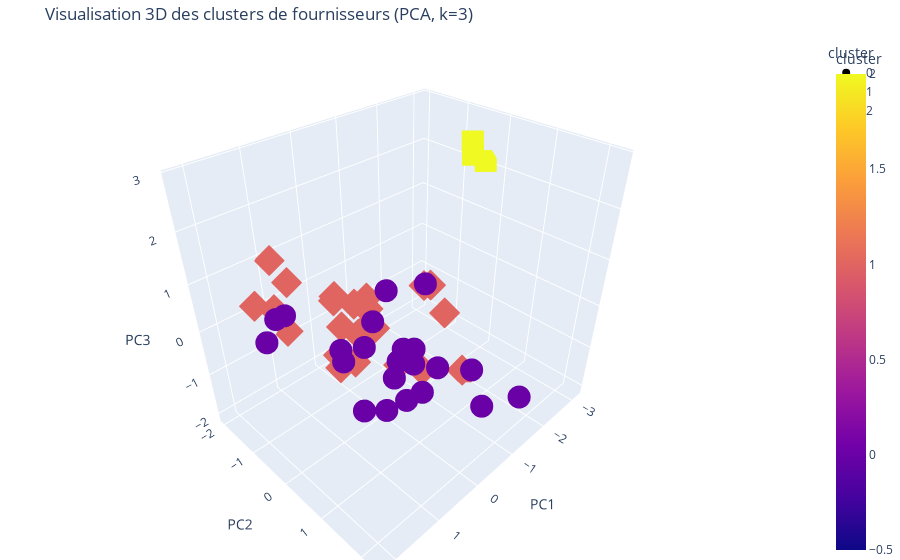

This figure's notebook cell:
### Markdown cell above
### Interprétation : Clusters de fournisseurs par K-Means (k=3)

Ce nuage de points visualise trois clusters de fournisseurs (0, 1, 2) basés sur leur **Fiabilité** (axe X) et leur **Délai Observé Moyen en jours** (axe Y). Les gros points turquoise (Cluster 2) représentent les centroïdes de ce cluster, ou les fournisseurs eux-mêmes si ce cluster est très petit.

**Analyse des Clusters :**

1.  **Cluster 0 (Orange) : Fiables mais plus lents**
    *   **Fiabilité :** Généralement élevée (principalement > 0.8).
    *   **Délai :** Variable, mais tend à être moyen à long (7 à 9+ jours).
    *   *Profil :* Fournisseurs sur lesquels on peut compter, mais avec des délais de livraison potentiellement plus longs.

2.  **Cluster 1 (Violet) : Moins fiables, délais variables**
    *   **Fiabilité :** Généralement faible à moyenne (principalement entre 0.5 et 0.7).
    *   **Délai :** Assez variable (6.5 à 9 jours).
    *   *Profil :* Fournisseurs présentant un risque plus élevé en termes de respect des engagements, avec des délais de livraison hétérogènes.

3.  **Cluster 2 (Turquoise - gros points) : Performants moyens et constants (petit groupe)**
    *   **Fiabilité :** Moyenne (entre ~0.5 et ~0.75).
    *   **Délai :** Relativement constant et moyen (autour de 8 jours).
    *   *Profil :* Petit groupe de fournisseurs aux performances moyennes et prévisibles sur ces deux critères. Leur taille plus importante sur le graphique pourrait indiquer un volume d'affaires plus conséquent ou qu'ils sont les centroïdes du cluster.

**Synthèse :**
Le K-Means a segmenté les fournisseurs en :
*   Un groupe de **fournisseurs fiables mais potentiellement lents** (Orange).
*   Un groupe de **fournisseurs moins fiables aux délais variables** (Violet).
*   Un petit groupe de **fournisseurs aux performances moyennes et constantes** (Turquoise).
Cette segmentation permet d'adapter les stratégies d'approvisionnement en fonction du profil de risque et des besoins en délai.

### Code cell
# --- 2. PCA POUR VISUALISATION 3D INTERACTIVE AVEC PLOTLY EXPRESS ---
print("\nPréparation de la visualisation 3D des clusters avec PCA...")
pca = PCA(n_components=3, random_state=42)
X_pca = pca.fit_transform(X_scaled)

pca_df = pd.DataFrame(data=X_pca, columns=['PC1', 'PC2', 'PC3'], index=supplier_feature.index)
pca_df['cluster'] = supplier_feature['cluster_kmeans']
pca_df['nom_fournisseur'] = supplier_feature['nom_fournisseur']
# Add other features for hover information if desired
for feature in features_for_clustering:
    pca_df[feature] = supplier_feature[feature]

print("Affichage du scatter plot 3D interactif des clusters (PCA)...")
fig_pca_3d = px.scatter_3d(pca_df,
                            x='PC1',
                            y='PC2',
                            z='PC3',
                            color='cluster',  # Color by cluster
                            symbol='cluster', # Different symbol for each cluster
                            hover_name='nom_fournisseur', # Show supplier name on hover
                            hover_data=features_for_clustering, # Show original features on hover
                            title=f"Visualisation 3D des clusters de fournisseurs (PCA, k={optimal_k})")
fig_pca_3d.update_layout(margin=dict(l=0, r=0, b=0, t=40)) # Adjust layout
fig_pca_3d.show()

### Figure 1 — Plotly figure (JSON) as saved in the notebook; plotly's stock layout.template omitted (floating-point values rounded to 4 significant figures)
{"data": [{"customdata": [[0.84, 10.0, 8.9, 14400.0, 40.0], [0.86, 9.0, 7.911, 16170.0, 551.0], [0.85, 10.0, 8.414, 14940.0, 29.0], [0.9, 9.0, 8.733, 16430.0, 30.0], [0.98, 3.0, 7.969, 17490.0, 509.0], [1.0, 11.0, 7.829, 14530.0, 485.0], [0.84, 7.0, 7.514, 15360.0, 35.0], [0.91, 7.0, 8.611, 10400.0, 36.0], [0.92, 11.0, 7.722, 10420.0, 36.0], [0.87, 11.0, 8.784, 15100.0, 37.0], [0.88, 9.0, 7.769, 10580.0, 39.0], [0.83, 9.0, 7.865, 12550.0, 37.0], [0.88, 12.0, 7.484, 10150.0, 31.0], [0.92, 12.0, 7.73, 19610.0, 37.0], [0.9, 7.0, 9.0, 14190.0, 33.0], [0.97, 10.0, 7.19, 19060.0, 42.0], [0.98, 6.0, 7.074, 15590.0, 27.0], [0.76, 13.0, 7.9, 14440.0, 40.0], [0.75, 4.0, 8.853, 9504.0, 34.0], [0.9, 14.0, 7.406, 17120.0, 32.0], [0.85, 9.0, 8.114, 11340.0, 44.0], [0.7, 10.0, 8.513, 15220.0, 39.0]], "hovertemplate": "<b>%{hovertext}</b><br><br>cluster=%{marker.color}<br>PC1=%{x}<br>PC2=%{y}<br>PC3=%{z}<br>fiabilite=%{customdata[0]}<br>delai_moyen_livraison_specifique=%{customdata[1]}<br>delai_livraison_observe_moyen=%{customdata[2]}<br>montant_moyen_par_achat=%{customdata[3]}<br>nombre_achats=%{customdata[4]}<extra></extra>", "hovertext": ["Lecomte et Fils", "Morvan", "Germain et Fils", "Carlier", "Pelletier", "Lucas", "Gautier", "Guillon", "Guérin", "Leduc", "Langlois Vallée SA", "Albert", "Da Silva", "Techer SA", "Laine", "Moreau Dubois S.A.S.", "Laurent Boyer S.A.R.L.", "Rocher", "Caron", "Klein SA", "Lopes", "Duhamel"], "legendgroup": "0", "marker": {"color": [0, 0, 0, 0, 0, 0, 0, 0, 0, 0, 0, 0, 0, 0, 0, 0, 0, 0, 0, 0, 0, 0], "coloraxis": "coloraxis", "symbol": "circle"}, "mode": "markers", "name": "0", "scene": "scene", "showlegend": true, "type": "scatter3d", "x": [0.3562, 0.1683, 0.6429, 0.5026, -0.6448, 1.072, 0.4003, -0.08098, 1.198, 0.7448, 0.6331, 0.5147, 1.386, 1.774, -0.1335, 1.728, 0.8476, 1.194, -1.358, 2.185, 0.4072, 0.1278], "y": [1.681, 0.3389, 1.096, 1.308, 0.4541, 1.006, -0.007799, 2.272, 1.403, 1.537, 1.276, 0.8678, 1.089, -0.2355, 1.972, -0.5851, -0.1026, 0.4013, 2.162, -0.1667, 1.414, 0.6909], "z": [0.3125, 1.027, 0.2609, 0.5569, 0.8318, 1.234, -0.2388, -0.4115, -0.2151, 0.5393, -0.4767, -0.3242, -0.3168, 1.06, 0.1439, 0.7774, -0.09757, 0.1629, -1.156, 0.8032, -0.3548, -0.0264]}, {"customdata": [[0.57, 9.0, 8.312, 18930.0, 32.0], [0.65, 13.0, 7.048, 19360.0, 42.0], [0.68, 8.0, 7.6, 16090.0, 40.0], [0.61, 9.0, 6.381, 15950.0, 21.0], [0.5, 3.0, 8.0, 9758.0, 35.0], [0.65, 5.0, 7.333, 16370.0, 30.0], [0.51, 7.0, 7.03, 15900.0, 33.0], [0.87, 5.0, 7.469, 20470.0, 32.0], [0.57, 8.0, 6.872, 11840.0, 39.0], [0.88, 3.0, 7.606, 19580.0, 33.0], [0.81, 6.0, 7.0, 22250.0, 38.0], [0.54, 10.0, 7.0, 12920.0, 36.0], [0.7, 6.0, 7.519, 12460.0, 27.0], [0.7, 4.0, 7.512, 11360.0, 41.0], [0.53, 4.0, 8.906, 18070.0, 32.0], [0.67, 14.0, 7.591, 19260.0, 44.0], [0.56, 6.0, 7.571, 16040.0, 35.0], [0.54, 8.0, 8.739, 11630.0, 46.0], [0.65, 9.0, 7.974, 20480.0, 38.0], [0.54, 10.0, 8.265, 19400.0, 34.0], [0.53, 4.0, 7.634, 19550.0, 41.0], [0.54, 4.0, 8.15, 16700.0, 468.0], [0.65, 4.0, 8.006, 16710.0, 487.0], [0.62, 13.0, 7.528, 12760.0, 36.0], [0.64, 11.0, 7.757, 24500.0, 37.0]], "hovertemplate": "<b>%{hovertext}</b><br><br>cluster=%{marker.color}<br>PC1=%{x}<br>PC2=%{y}<br>PC3=%{z}<br>fiabilite=%{customdata[0]}<br>delai_moyen_livraison_specifique=%{customdata[1]}<br>delai_livraison_observe_moyen=%{customdata[2]}<br>montant_moyen_par_achat=%{customdata[3]}<br>nombre_achats=%{customdata[4]}<extra></extra>", "hovertext": ["Philippe", "Blanc", "Jean", "Fischer", "Leblanc", "Renault", "Morel", "Bodin", "Baudry", "Petitjean Andre SA", "Bourdon", "Rodrigues Payet S.A.R.L.", "Delaunay", "Faure S.A.R.L.", "Munoz SA", "Mercier Dupuy S.A.S.", "Bertrand S.A.", "Charles SARL", "Fabre SA", "Lemaître De Sousa SA", "Lagarde", "Roche", "Lecomte", "Godard SA", "Carlier SA"], "legendgroup": "1", "marker": {"color": [1, 1, 1, 1, 1, 1, 1, 1, 1, 1, 1, 1, 1, 1, 1, 1, 1, 1, 1, 1, 1, 1, 1, 1, 1], "coloraxis": "coloraxis", "symbol": "diamond"}, "mode": "markers", "name": "1", "scene": "scene", "showlegend": true, "type": "scatter3d", "x": [-0.2416, 1.433, 0.09391, 0.6557, -1.954, -0.4874, -0.3896, 0.3037, -0.0893, -0.1853, 0.605, 0.2257, -0.3589, -0.8369, -1.724, 1.453, -0.6865, -1.05, 0.2194, -0.08696, -1.095, -1.883, -1.493, 0.8608, 0.8708], "y": [-0.6041, -1.734, -0.5255, -2.002, 0.4278, -0.9913, -1.634, -0.9128, -0.8722, -0.601, -1.907, -0.996, 0.07802, 0.245, -0.003266, -1.061, -0.9409, 1.065, -0.9999, -0.8178, -1.627, -0.5444, -0.363, -0.1201, -1.961], "z": [-0.03369, 0.3022, -0.404, -0.8401, -2.054, -0.8285, -1.102, 0.2671, -1.405, 0.01424, 0.3362, -1.11, -1.06, -1.383, -0.588, 0.5836, -0.9185, -1.004, 0.2786, 0.04371, -0.719, -0.2547, 0.006424, -0.4961, 0.9091]}, {"customdata": [[0.64, 7.0, 7.927, 15220.0, 1981.0], [0.74, 8.0, 7.952, 15300.0, 2046.0], [0.54, 6.0, 8.067, 15100.0, 1973.0]], "hovertemplate": "<b>%{hovertext}</b><br><br>cluster=%{marker.color}<br>PC1=%{x}<br>PC2=%{y}<br>PC3=%{z}<br>fiabilite=%{customdata[0]}<br>delai_moyen_livraison_specifique=%{customdata[1]}<br>delai_livraison_observe_moyen=%{customdata[2]}<br>montant_moyen_par_achat=%{customdata[3]}<br>nombre_achats=%{customdata[4]}<extra></extra>", "hovertext": ["Gaillard S.A.", "Delattre Blot S.A.", "Fontaine Lopes S.A."], "legendgroup": "2", "marker": {"color": [2, 2, 2], "coloraxis": "coloraxis", "symbol": "square"}, "mode": "markers", "name": "2", "scene": "scene", "showlegend": true, "type": "scatter3d", "x": [-2.561, -2.117, -3.145], "y": [-0.218, 0.1126, -0.365], "z": [2.414, 2.876, 2.078]}], "layout": {"coloraxis": {"colorbar": {"title": {"text": "cluster"}}, "colorscale": [[0, "#0d0887"], [0.1111, "#46039f"], [0.2222, "#7201a8"], [0.3333, "#9c179e"], [0.4444, "#bd3786"], [0.5556, "#d8576b"], [0.6667, "#ed7953"], [0.7778, "#fb9f3a"], [0.8889, "#fdca26"], [1, "#f0f921"]]}, "legend": {"title": {"text": "cluster"}, "tracegroupgap": 0}, "margin": {"b": 0, "l": 0, "r": 0, "t": 40}, "scene": {"domain": {"x": [0, 1], "y": [0, 1]}, "xaxis": {"title": {"text": "PC1"}}, "yaxis": {"title": {"text": "PC2"}}, "zaxis": {"title": {"text": "PC3"}}}, "title": {"text": "Visualisation 3D des clusters de fournisseurs (PCA, k=3)"}}}
